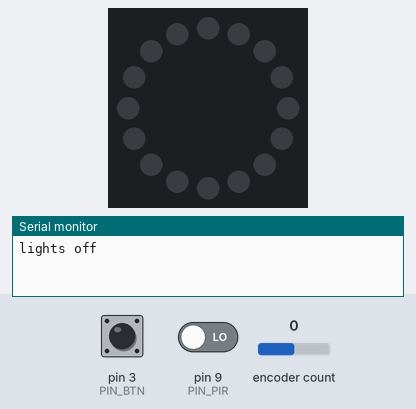
Bench run of a sketch on a simulated Arduino Uno, built with avr-gcc and run on an emulated ATmega328P. Shown: 16 RGB LEDs in a ring, first at the top, clockwise, the last lines printed to the serial monitor. The test bench sets the inputs (shaded band); at power-on: pin 3 (PIN_BTN) LOW, encoder count 0, pin 9 (PIN_PIR) LOW. Dim RGB values are drawn brighter than linear; random numbers use the default seed unless the sketch sets one.

Above: at 1.2 s.
1.3 s: pin 3 (PIN_BTN) pulled HIGH for 0.15 s
At 2.6 s:
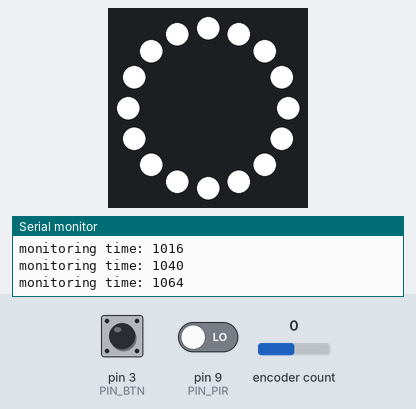
2.9 s: pin 3 (PIN_BTN) pulled HIGH for 1 s
At 5.1 s:
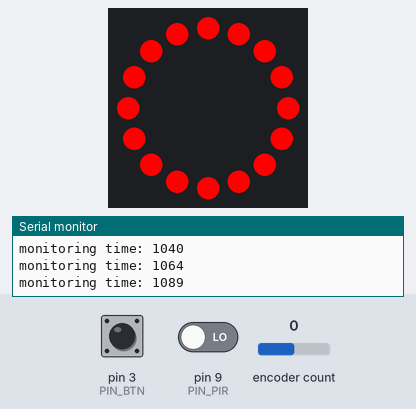
5.4 s: pin 3 (PIN_BTN) pulled HIGH for 0.15 s
At 5.71 s:
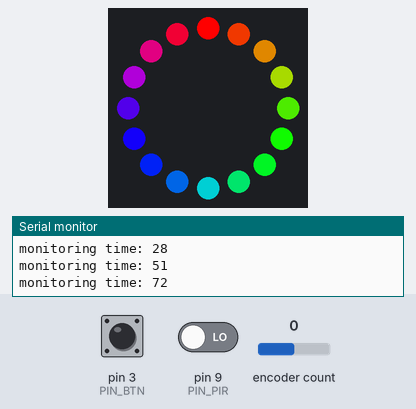
6.1 s: pin 3 (PIN_BTN) pulled HIGH for 3.2 s
At 9.36 s:
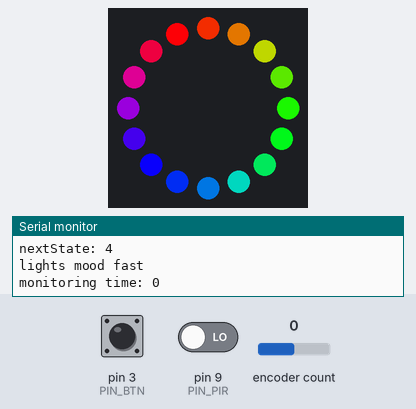
9.9 s: encoder count set to -1
At 9.97 s:
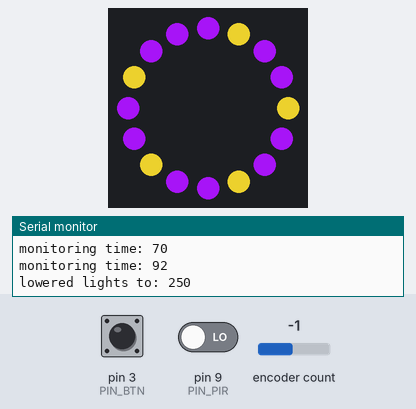
12.8 s: encoder count set to 0
At 12.87 s:
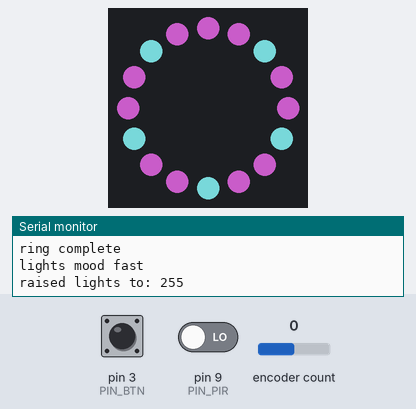

Measured:
- after the input at 1.3 s, the LEDs: change after 0.15 s (image 1)
- after the input at 2.9 s, the LEDs: change after 1.0 s (image 2)
- after the input at 5.4 s, the LEDs: change after 0.16 s (image 3)

The sketch:

reading_light_3.ino
```cpp
#include <Adafruit_NeoPixel.h>
#include "NeoPatterns.h"
#include <Bounce2.h>
#include <Encoder.h>
#include "PirSleepDetection.h"

const int PIN_LED = 6;
const int PIN_BTN = 3;
const int PIN_ENCODER_A = 2;
const int PIN_ENCODER_B = 8;
const int PIN_PIR = 9;
const int NUM_PIXELS = 16;
const int INTERVAL_SLOW = 700;
const int INTERVAL_FAST = 200;
const int BRIGHTNESS_INTERVAL = 5;
const int RAINBOW_SPEED = 5;
const int BRIGHTNESS_MAX = 255;
const int BRIGHTNESS_MIN = 1;

enum LightState {
	OFF = 0,
	READING_WHITE = 1,
	READING_RED = 2,
	MOOD_SLOW = 3,
	MOOD_FAST = 4
};

void ringComplete();
NeoPatterns ring(NUM_PIXELS, PIN_LED, NEO_GRB + NEO_KHZ800, &ringComplete);

Bounce bounce = Bounce();
bool ledOn = false;
LightState lightState = LightState::OFF;

Encoder knob(PIN_ENCODER_A, PIN_ENCODER_B);
long knobPos = 0;
int rainbowDirection = FORWARD;

PirSleepDetection pirSleep(15, 5, 5);

void setup() {
	Serial.begin(9600);

	pinMode(PIN_BTN, INPUT);
	bounce.attach(PIN_BTN);
	bounce.interval(5);

	ring.begin();
	lightsOff(); // turn off lights just in case if they're on

	pinMode(PIN_PIR, INPUT);
	pirSleep.attach(PIN_PIR);
}

void loop() {

	bounce.update();
	if (bounce.fell()) {

		Serial.println("fell");

		// If the lights are on, move to next light effect
		if (ledOn) {
			nextState();
			performState();

		}

		// If the lights are off, turn on the lights
		else {
			lightState = LightState::READING_WHITE;
			performState();
		}

		// If button pressed, then only the button activity will
		// be handled in this loop run.
		return;
	}

	// If the light is not on, then we are done.
	if (!ledOn) {
		return;
	}

	// Was the knob rotated? If so, which way?
	long newPos = knob.read();
	if (newPos < knobPos) {
		lowerLights();
		knobPos = newPos;
	} else if (newPos > knobPos) {
		raiseLights();
		knobPos = newPos;
	}

	// At this point, the lights are on...

	if (lightState == LightState::MOOD_SLOW
		|| lightState == LightState::MOOD_FAST) {
		ring.Update();
	}

	// Check to see if the person is asleep
	pirSleep.update();
	if (!pirSleep.isAwake()) {
		lightState = LightState::OFF;
		performState();
	}
}

void lowerLights() {
	int b = max(BRIGHTNESS_MIN, ring.getBrightness() - BRIGHTNESS_INTERVAL);
	for (int i = 0; i < NUM_PIXELS; i++) {
		ring.setBrightness(b);
	}
	ring.show();
	Serial.print("lowered lights to: ");
	Serial.println(b);
}

void raiseLights() {
	int b = min(BRIGHTNESS_MAX, ring.getBrightness() + BRIGHTNESS_INTERVAL);
	for (int i = 0; i < NUM_PIXELS; i++) {
		ring.setBrightness(b);
	}
	ring.show();
	Serial.print("raised lights to: ");
	Serial.println(b);
}

void nextState() {
	Serial.print("nextState: ");
	Serial.println(lightState);

	if (lightState == LightState::OFF) {
		lightState = LightState::READING_WHITE;
	} else if (lightState == LightState::READING_WHITE) {
		lightState = LightState::READING_RED;
	} else if (lightState == LightState::READING_RED) {
		lightState = LightState::MOOD_SLOW;
	} else if (lightState == LightState::MOOD_SLOW) {
		lightState = LightState::MOOD_FAST;
	} else if (lightState == LightState::MOOD_FAST) {
		lightState = LightState::OFF;
	}

	Serial.print("nextState: ");
	Serial.println(lightState);
}

void performState() {
	if (lightState == LightState::OFF) {
		lightsOff();
		ledOn = false;
		pirSleep.stopMonitoring();
	} else if (lightState == LightState::READING_WHITE) {
		lightsWhite();
		ledOn = true;
		pirSleep.startMonitoring();
	} else if (lightState == LightState::READING_RED) {
		lightsRed();
		ledOn = true;
		pirSleep.startMonitoring();
	} else if (lightState == LightState::MOOD_SLOW) {
		lightsMoodSlow();
		ledOn = true;
		pirSleep.startMonitoring();
	} else if (lightState == LightState::MOOD_FAST) {
		lightsMoodFast();
		ledOn = true;
		pirSleep.startMonitoring();
	}
}

void lightsWhite() {
	Serial.println("lights white");
	for (int i = 0; i < NUM_PIXELS; i++) {
		ring.setPixelColor(i, 255, 255, 255);
	}
	ring.show();
}

void lightsRed() {
	Serial.println("lights red");
	for (int i = 0; i < NUM_PIXELS; i++) {
		ring.setPixelColor(i, 255, 0, 0);
	}
	ring.show();
}

void lightsMoodSlow() {
	Serial.println("lights mood slow");
	ring.RainbowCycle(RAINBOW_SPEED);
}

void lightsMoodFast() {
	Serial.println("lights mood fast");
	ring.TheaterChase(
		ring.Color(random(255), random(255), random(255)),
		ring.Color(random(255), random(255), random(255)),
		100);
}

// Turn off the lighs
void lightsOff() {
	Serial.println("lights off");
	ring.clear();
	ring.show();
}

// Callback method called when the pattern has completed
void ringComplete() {
	Serial.println("ring complete");
	if (lightState == LightState::MOOD_SLOW) {
		lightsMoodSlow();
	} else if (lightState == LightState::MOOD_FAST) {
		lightsMoodFast();
	}
}
```

NeoPatterns.h
```cpp
// Pattern types supported:
enum  pattern { NONE, RAINBOW_CYCLE, THEATER_CHASE, COLOR_WIPE, SCANNER, FADE };
// Patern directions supported:
enum  direction { FORWARD, REVERSE };

// NeoPattern Class - derived from the Adafruit_NeoPixel class
class NeoPatterns : public Adafruit_NeoPixel
{
    public:

    // Member Variables:
    pattern  ActivePattern;  // which pattern is running
    direction Direction;     // direction to run the pattern

    unsigned long Interval;   // milliseconds between updates
    unsigned long lastUpdate; // last update of position

    uint32_t Color1, Color2;  // What colors are in use
    uint16_t TotalSteps;  // total number of steps in the pattern
    uint16_t Index;  // current step within the pattern

    void (*OnComplete)();  // Callback on completion of pattern

    // Constructor - calls base-class constructor to initialize strip
    NeoPatterns(uint16_t pixels, uint8_t pin, uint8_t type, void (*callback)())
    :Adafruit_NeoPixel(pixels, pin, type)
    {
        OnComplete = callback;
    }

    // Update the pattern
    void Update()
    {
        if((millis() - lastUpdate) > Interval) // time to update
        {
            lastUpdate = millis();
            switch(ActivePattern)
            {
                case RAINBOW_CYCLE:
                    RainbowCycleUpdate();
                    break;
                case THEATER_CHASE:
                    TheaterChaseUpdate();
                    break;
                case COLOR_WIPE:
                    ColorWipeUpdate();
                    break;
                case SCANNER:
                    ScannerUpdate();
                    break;
                case FADE:
                    FadeUpdate();
                    break;
                default:
                    break;
            }
        }
    }

    // Increment the Index and reset at the end
    void Increment()
    {
        if (Direction == FORWARD)
        {
           Index++;
           if (Index >= TotalSteps)
            {
                Index = 0;
                if (OnComplete != NULL)
                {
                    OnComplete(); // call the comlpetion callback
                }
            }
        }
        else // Direction == REVERSE
        {
            --Index;
            if (Index <= 0)
            {
                Index = TotalSteps-1;
                if (OnComplete != NULL)
                {
                    OnComplete(); // call the comlpetion callback
                }
            }
        }
    }

    // Reverse pattern direction
    void Reverse()
    {
        if (Direction == FORWARD)
        {
            Direction = REVERSE;
            Index = TotalSteps-1;
        }
        else
        {
            Direction = FORWARD;
            Index = 0;
        }
    }

    // Initialize for a RainbowCycle
    void RainbowCycle(uint8_t interval, direction dir = FORWARD)
    {
        ActivePattern = RAINBOW_CYCLE;
        Interval = interval;
        TotalSteps = 255;
        Index = 0;
        Direction = dir;
    }

    // Update the Rainbow Cycle Pattern
    void RainbowCycleUpdate()
    {
        for(int i=0; i< numPixels(); i++)
        {
            setPixelColor(i, Wheel(((i * 256 / numPixels()) + Index) & 255));
        }
        show();
        Increment();
    }

    // Initialize for a Theater Chase
    void TheaterChase(uint32_t color1, uint32_t color2, uint8_t interval, direction dir = FORWARD)
    {
        ActivePattern = THEATER_CHASE;
        Interval = interval;
        TotalSteps = numPixels();
        Color1 = color1;
        Color2 = color2;
        Index = 0;
        Direction = dir;
   }

    // Update the Theater Chase Pattern
    void TheaterChaseUpdate()
    {
        for(int i=0; i< numPixels(); i++)
        {
            if ((i + Index) % 3 == 0)
            {
                setPixelColor(i, Color1);
            }
            else
            {
                setPixelColor(i, Color2);
            }
        }
        show();
        Increment();
    }

    // Initialize for a ColorWipe
    void ColorWipe(uint32_t color, uint8_t interval, direction dir = FORWARD)
    {
        ActivePattern = COLOR_WIPE;
        Interval = interval;
        TotalSteps = numPixels();
        Color1 = color;
        Index = 0;
        Direction = dir;
    }

    // Update the Color Wipe Pattern
    void ColorWipeUpdate()
    {
        setPixelColor(Index, Color1);
        show();
        Increment();
    }

    // Initialize for a SCANNNER
    void Scanner(uint32_t color1, uint8_t interval)
    {
        ActivePattern = SCANNER;
        Interval = interval;
        TotalSteps = (numPixels() - 1) * 2;
        Color1 = color1;
        Index = 0;
    }

    // Update the Scanner Pattern
    void ScannerUpdate()
    {
        for (int i = 0; i < numPixels(); i++)
        {
            if (i == Index)  // Scan Pixel to the right
            {
                 setPixelColor(i, Color1);
            }
            else if (i == TotalSteps - Index) // Scan Pixel to the left
            {
                 setPixelColor(i, Color1);
            }
            else // Fading tail
            {
                 setPixelColor(i, DimColor(getPixelColor(i)));
            }
        }
        show();
        Increment();
    }

    // Initialize for a Fade
    void Fade(uint32_t color1, uint32_t color2, uint16_t steps, uint8_t interval, direction dir = FORWARD)
    {
        ActivePattern = FADE;
        Interval = interval;
        TotalSteps = steps;
        Color1 = color1;
        Color2 = color2;
        Index = 0;
        Direction = dir;
    }

    // Update the Fade Pattern
    void FadeUpdate()
    {
        // Calculate linear interpolation between Color1 and Color2
        // Optimise order of operations to minimize truncation error
        uint8_t red = ((Red(Color1) * (TotalSteps - Index)) + (Red(Color2) * Index)) / TotalSteps;
        uint8_t green = ((Green(Color1) * (TotalSteps - Index)) + (Green(Color2) * Index)) / TotalSteps;
        uint8_t blue = ((Blue(Color1) * (TotalSteps - Index)) + (Blue(Color2) * Index)) / TotalSteps;

        ColorSet(Color(red, green, blue));
        show();
        Increment();
    }

    // Calculate 50% dimmed version of a color (used by ScannerUpdate)
    uint32_t DimColor(uint32_t color)
    {
        // Shift R, G and B components one bit to the right
        uint32_t dimColor = Color(Red(color) >> 1, Green(color) >> 1, Blue(color) >> 1);
        return dimColor;
    }

    // Set all pixels to a color (synchronously)
    void ColorSet(uint32_t color)
    {
        for (int i = 0; i < numPixels(); i++)
        {
            setPixelColor(i, color);
        }
        show();
    }

    // Returns the Red component of a 32-bit color
    uint8_t Red(uint32_t color)
    {
        return (color >> 16) & 0xFF;
    }

    // Returns the Green component of a 32-bit color
    uint8_t Green(uint32_t color)
    {
        return (color >> 8) & 0xFF;
    }

    // Returns the Blue component of a 32-bit color
    uint8_t Blue(uint32_t color)
    {
        return color & 0xFF;
    }

    // Input a value 0 to 255 to get a color value.
    // The colours are a transition r - g - b - back to r.
    uint32_t Wheel(byte WheelPos)
    {
        WheelPos = 255 - WheelPos;
        if(WheelPos < 85)
        {
            return Color(255 - WheelPos * 3, 0, WheelPos * 3);
        }
        else if(WheelPos < 170)
        {
            WheelPos -= 85;
            return Color(0, WheelPos * 3, 255 - WheelPos * 3);
        }
        else
        {
            WheelPos -= 170;
            return Color(WheelPos * 3, 255 - WheelPos * 3, 0);
        }
    }
};
```

PirSleepDetection.h
```cpp
// -*- mode: c++ -*-

// Detects whether the person is awake or not. It uses a crude motion detection algorithm.
class PirSleepDetection {

private:

	// PIR pin
	int pirPin;

	// Number of large movements that if occurred in a 5 minute period indicating the  person is awake.
	int awakeMovementThreshold;

  // Number of milliseconds the movement has to occur to indicate that it was an awake movement.
  int movementThresholdInMs;

	// Number of milliseconds to monitor before considering if the person is awake or not.
	unsigned long monitoringThresholdInMs;

	// Indicates we are monitoring
	bool isMonitoring;

	// Timestamp when monitoring started
	unsigned long monitoringStartTs;

	// Number of awake movements
	int numAwakeMovements;

	// Indicates if currently moving
	bool isCurrentlyMoving;

	// Timestamp when a movement started
	unsigned long movementStartTs;

public:

	// Constructor
	// threshold: number of movements indicating that the person is awake
	// monitoringThresholdInMins: number of minutes to monitor before considering the user is awake
 // movementThresholdInSec:number of seconds of movement to indicate awake movement
	PirSleepDetection(int movementThreshold=15, int monitoringThresholdInMins=5, int movementThresholdInSec=5) {
		awakeMovementThreshold = movementThreshold;
		monitoringThresholdInMs = monitoringThresholdInMins * 60L * 1000L;
    movementThresholdInMs = movementThresholdInSec * 1000L;
    isMonitoring = false;
	}

	// Attach the pin
	void attach(int pin) {
		pirPin = pin;
	}

	// Start monitoring movements
	void startMonitoring() {
		numAwakeMovements = 0;
		movementStartTs = 0;
		isCurrentlyMoving = false;
		isMonitoring = true;
		monitoringStartTs = millis();
	}

	// Stop monitoring movements
	void stopMonitoring() {
		isMonitoring = false;
	}

	// Update the detection state
	void update() {

		// If we are not montoring, do nothing
		if (!isMonitoring) {
			return;
		}

		readPirAndUpdateInternalState();
	}

	// Return whether if pir thinks the person is awake or not.
	bool isAwake() {

		// If not monitoring, return awake
		if (!isMonitoring) {
			return true;
		}

		// If still needs time to monitor, return awake
   unsigned long monitoringDuration = millis() - monitoringStartTs;
   unsigned long i = monitoringDuration % 1000;
   if (i > 900 || i < 100) {
    Serial.print("monitoring time: ");
    Serial.println(monitoringDuration);
   }
		if (monitoringDuration < monitoringThresholdInMs) {
			return true;
		}

    // If currently in a movement, let's wait until the person isn't moving before
    // indicating they are not awake.
    if (isCurrentlyMoving) {
      return true;
    }

		// Enough time has passed. Determine if the person is awake or not.
   Serial.print("number of awake movements: ");
   Serial.println(numAwakeMovements);
		return numAwakeMovements >= awakeMovementThreshold;
	}

private:

	// Update the internal state based on the pir state
	void readPirAndUpdateInternalState() {

		// Read current pir state
		int pirState = digitalRead(pirPin);

		// If currently moving and still moving...
		if (isCurrentlyMoving && pirState == HIGH) {
			// do nothing
		}

		// If currently moving and stopped moving...
		else if (isCurrentlyMoving && pirState == LOW) {
      Serial.println("detected end of movement");

			isCurrentlyMoving = false;

			// Only consider awake movements
      unsigned long movementDuration = millis() - movementStartTs;
      if (movementDuration >= movementThresholdInMs) {
				Serial.print("detected awake movement: ");
				numAwakeMovements++;
			} else {
        Serial.print("detected asleep movement: ");
			}
     Serial.println(movementDuration);
		}

		// If wasn't moving and is now moving...
		else if (pirState == HIGH) {
      Serial.println("detected start of movement");
			isCurrentlyMoving = true;
			movementStartTs = millis();
		}

		// If wasn't moving and still not moving...
		else {
			// do nothing
		}
	}
};
```
